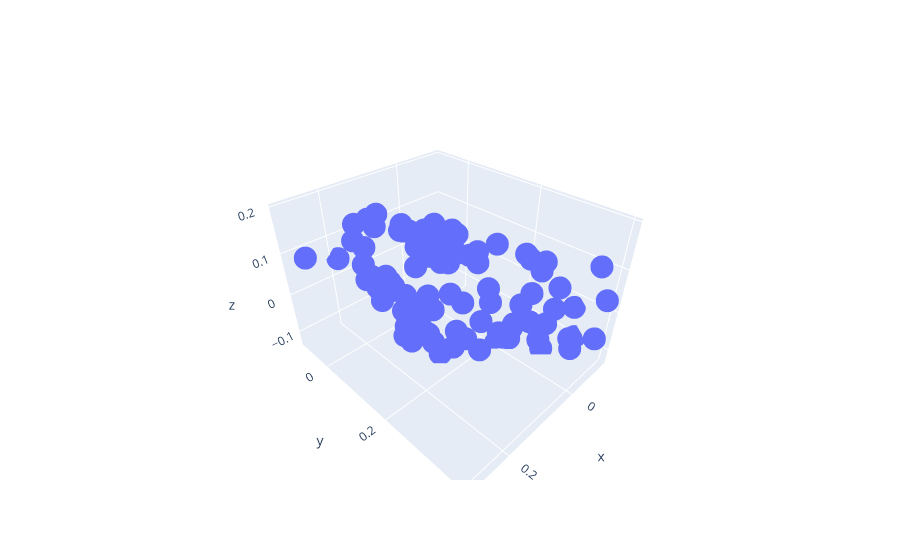

Source (notebook cell):
### Code cell
# Run Probabilstic MOEA/D (fast)
max_func_evals = 5000

evolver_opt = ProbMOEAD_v3(problem, use_surrogates=True, n_gen_per_iter=10, total_function_evaluations=max_func_evals)
while evolver_opt.continue_evolution():
        evolver_opt.iterate()
        print("FE count:",evolver_opt._function_evaluation_count)
objectives = evolver_opt.population.objectives
fig1 = go.Figure(data=go.Scatter3d(x=objectives[:,0],y=objectives[:,1],z=objectives[:,2], mode="markers"))
fig1
